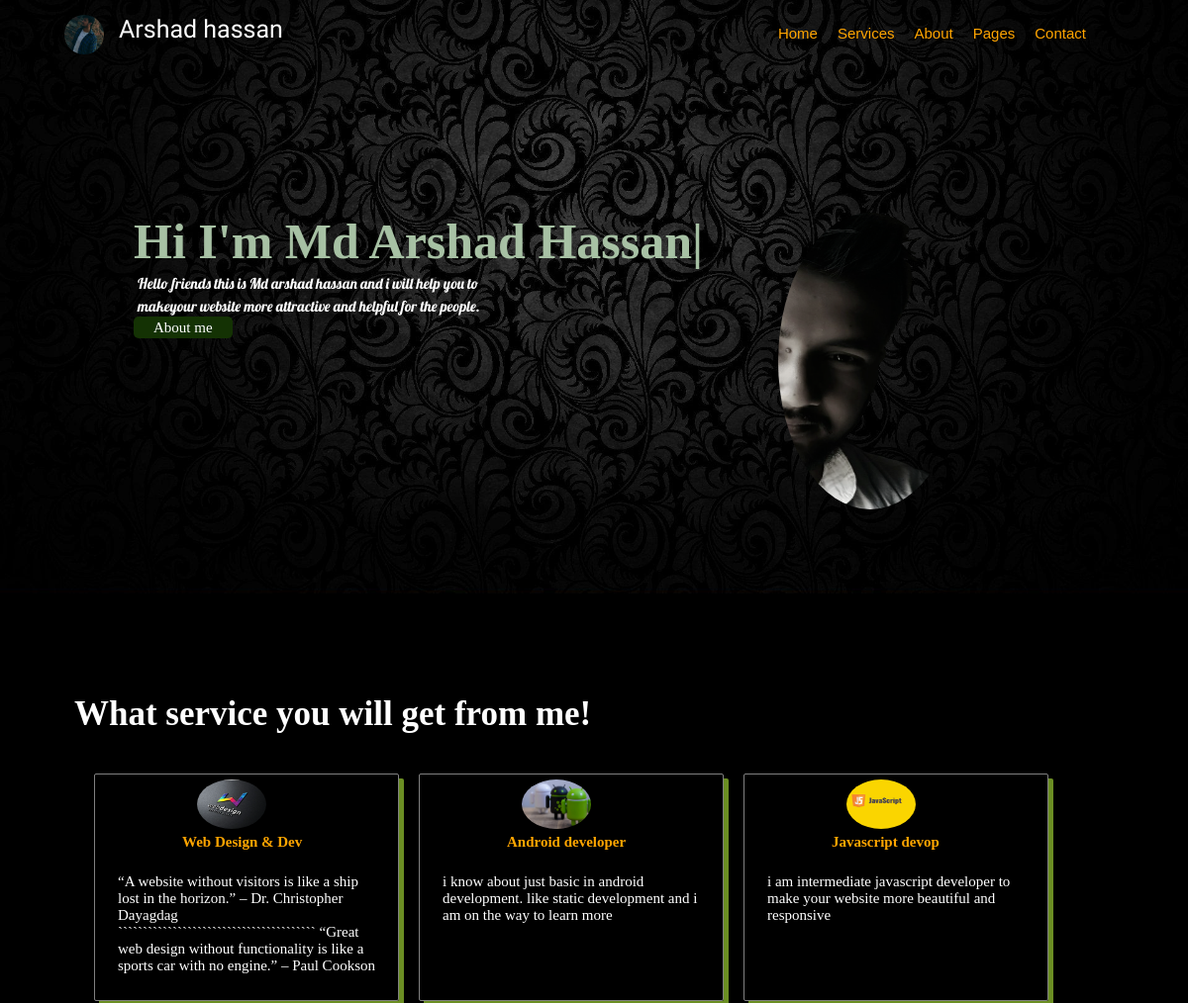
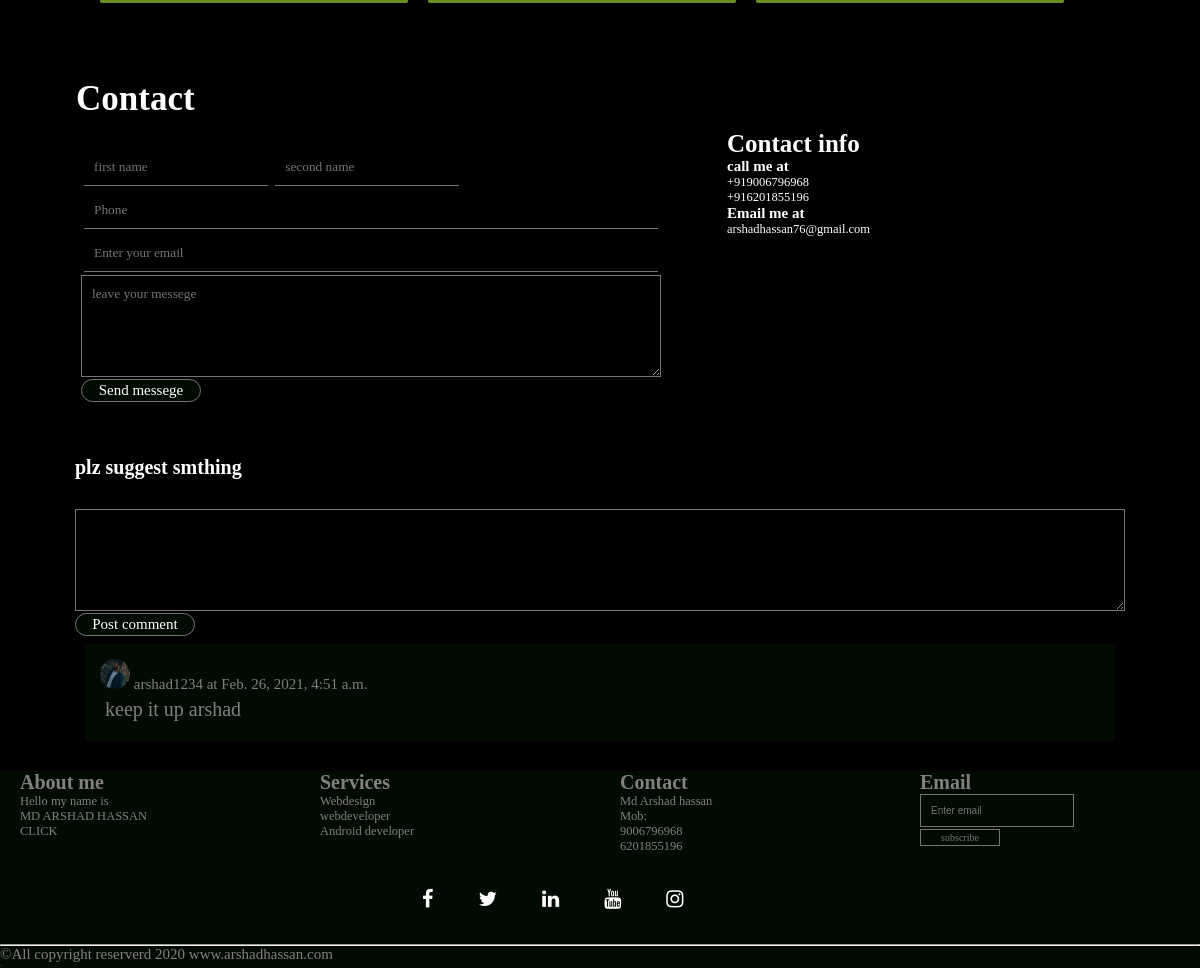
The app's page /ptf/ with its own data (2 pictures, top to bottom).
### ptf/models.py (models this page shows, shortened)
class Service(models.Model):
    service_id=models.AutoField
    service_name=models.CharField(max_length=50)
    aboutservice=models.CharField(max_length=5000)
    image = models.ImageField(upload_to="ptf/images", default="")

class Postcmnt(models.Model):
    msg_id = models.AutoField
    msg = models.CharField(max_length=500, default="")
    user = models.ForeignKey(User,on_delete=models.CASCADE,null=True)
    timestamp = models.DateTimeField(default=now)

### ptf/views.py (the view, shortened to what this page needs)
# urls.py: 2. Add a URL to urlpatterns:  path('', views.home, name='home')
def home(request):
    whole_service = Service.objects.all()
    whole_msg = Postcmnt.objects.all()
    params = {'service': whole_service,'messege': whole_msg}
    return render(request,'ptf/home.html',params)

### ptf/templates/ptf/home.html (shortened to what this page needs)
 {%load static%}
<!DOCTYPE html>
<html lang="en">
<head>
    <link type="text/css" rel="stylesheet" href="{% static 'css/style.css' %}">
    <link type="text/css" rel="stylesheet" media="screen and (max-width:750px)" href="{% static 'css/phone.css' %}">
    <link rel="stylesheet" href="https://cdnjs.cloudflare.com/ajax/libs/font-awesome/4.7.0/css/font-awesome.min.css">
    <link rel="stylesheet" type="text/css"  href="https://cdnjs.cloudflare.com/ajax/libs/animate.css/4.1.1/animate.compat.min.css">
</head>
{%load static%}
<body style="overflow:visible; ">
<div class="frontimg" style="background: url('{% static "ptf/wal.jpg" %}') no-repeat center center/cover;">
<div class="container">
               <header id="bar">
    <nav class="navbar">
        <div class="navbarbrand">
            <img src="{%static 'ptf/k.jpg'%}">
            <div  class=" name animated zoomInUp"><a href="#">Arshad hassan</a></div>
        </div>
       <div id="nbar"><ul>
          <li><a href="" >Home</a></li>
          <li><a href="#services">Services</a></li>
          <li><a href="/ptf/about">About</a></li>
           <li><a href="#">Pages</a><li>
          <li><a href="#cntctcont">Contact</a></li>
       </ul></div>
    </nav>
</header>
               <section class="overlay" >
               <div class="wing" style="display:flex;">
             <div id="wingg"  ><h1 class="hed" ><span id="typed"></span></h1>
              <p  class="par" > Hello friends this is Md arshad hassan and i will help you to</p>
              <p class="par"> makeyour website more attractive and helpful for the people.</p>
             <a class="bt" href="/ptf/about" role="button">About me</a></div>
                <img class=" animated swing"  src="{%static 'ptf/arsh.png'%}">
               </div>
          </section>
               <section class="service-container" >
        <h1 class="serrvicehead ">What service you will get from me!</h1>
    <div id="services">
        {%for i in service%}
          <div class="box">
            <img src='/media/{{i.image}}' alt="">
            <h2 class="cardhead">{{i.service_name}}</h2>
           <p >{{i.aboutservice}}<br></p>
          </div>
        {%endfor%}
    </div>
  </section>
               <section id="cntctcont" >
     <h1>Contact</h1>
     <div class="boxcont">
       <div class="box1">
         <form class="contactform"    action=""  method="POST">{% csrf_token %}
             <div class="formgroup">
               <input type="text" id="firstname" name="firstname" placeholder="first name">
                <input type="text" id="secondname" name="secondname" placeholder="second name">
             </div>
             <input type="text" id="phone" name="phone" placeholder="Phone">
             <input type="text" id="Email" name="email" placeholder="Enter your email">
            <textarea id="tarea" name="tarea" placeholder="leave your messege" cols="30" rows="5"></textarea>
             <button class="btnn"  id="btn"  type="submit">Send messege</button>
         </form>
       </div>
       <div class="box2">
       <h3 style="color:white;font-size:5rem;">Contact info</h3>
            <h3 style="color:white;font-size:3rem;">call me at</h3>
                <p style="color:white;font-size:2.5rem">+919006796968</p>
                <p style="color:white;font-size:2.5rem">+916201855196</p>
           <h3 style="color:white;font-size:3rem;">Email me at</h3>
                <p style="color:white;font-size:2.5rem">arshadhassan76@gmail.com</p>
       </div>
     </div>
 </section>
               <section class="cmnt">
                <div class="cmntbox">
                 <form style="display:flex;flex-direction:column"  action=""  method="POST">{% csrf_token %}
                     <h3 style="color:white;font-size:4rem;margin-bottom:30px;">plz suggest smthing</h3>
                  <textarea id="tarea" name="txtarea"  cols="30" rows="5" ></textarea>
                  <button class="btnn"  id="butn"  type="submit">Post comment</button>
                  </form>
                    {%for i in messege%}
                    <div  id="msgarea">
                         <img src="{%static 'ptf/k.jpg'%}" style="width:30px;height:30px;border-radius:50%">
                        {{i.user.username}} at {{i.timestamp}}
                        <div id="msgg">
                            {{i.msg}}</div>
                    </div >
                    {%endfor%}
                     </div>
                 </section>
</div>
    <footer style="color:grey; ">
    <section style="display:flex;font-family:cursive;"class="foot">
    <div >
            <h1>About me</h1>
            <ul>
             <li>Hello my name is</li>
             <li>MD ARSHAD HASSAN</li>
             <li>CLICK</li>
             </ul>
    </div>
    <div>
            <h1>Services</h1>
            <ul >
             <li>Webdesign</li>
             <li>webdeveloper</li>
             <li>Android developer</li>
        </ul>
    </div>
    <div>
            <h1>Contact</h1>
            <ul >
             <li>Md Arshad hassan</li>
             <li>Mob:</li>
             <li>9006796968</li>
             <li>6201855196</li>
        </ul>
        </div>
    <div>
            <h1>Email</h1>
            <ul>
             <li>
                 <form id="frm" >
                     <input type="text" id="email" placeholder="Enter email">
                     <button type="submit" id="fbtn">subscribe</button>
                       </form>
             </li>
        </ul>
        </div>
        </section>
     <div id="icon">
    <a href="https://www.facebook.com/" class="fa fa-facebook"></a>
<a href="" class="fa fa-twitter"></a>
<a href="https://www.linkedin.com/in/md-arshad-hassan-4528a4162" class="fa fa-linkedin"></a>
<a href="https://www.youtube.com/" class="fa fa-youtube"></a>
<a href="https://www.instagram.com/" class="fa fa-instagram"></a>
  </div>
<hr style="color:grey">
    <p style="font-size:3rem; color:grey">&copy;All copyright reserverd 2020 www.arshadhassan.com</p>>
    </div>
</body>
</html>

### ptf/static/css/style.css (style rules this page uses)
* { margin:0px; padding:0px; }
html { font-size:5px; overflow-x:hidden; }
body { margin:0px; padding:0px; background-color:black; }
header { position: sticky; }
.navbar { display:flex; padding-left:50px; padding-right:50px; padding-top:15px; }
.navbarbrand { display:flex; position:relative; }
.navbarbrand div a { font-size:5rem; text-decoration:none; padding-left:15px; color:white; font-family:'Satisfy', cursive; }
.navbarbrand img { width:40px; height:40px; margin-bottom:5px; border-radius:50%; }
.navbar ul { display:flex; padding-left:490px; margin: auto; }
.navbar ul li a { text-decoration:none; display:block; padding:10px 10px; font-family: 'Yusei Magic', sans-serif;; font-size:3rem; color:orange; }
.frontimg { width:100%; height:600px; }
.container { padding-right: 15px; padding-left: 15px; margin-right: auto; margin-left: auto; }
@media (min-width: 800px) { .container { width: 790px; } }
@media (min-width: 992px) { .container { width: 970px; } }
@media (min-width: 1200px) { .container { width: 1170px; } }
.par { font-size:1rem; }
.overlay p { margin:4px; font-family: 'Lobster',cursive; }
.par { font-size:3rem; }
.overlay { color:white; padding:120px; margin:3% auto; }
#wingg { width:70%; }
.wing img { height:300px; width:20%; border-radius:50%; }
.hed { font-size:10rem; color: hsl(114, 19%, 70%); font-family: 'Lobster'cursive; }
.bt { padding:3px 20px; border-radius:5px 5px; background-color:#143204; text-decoration:none; font-size:3rem; font-family:cursive; text-align:center; color:white; }
.service-container { padding:20px 50px; margin:10px 0px 0px 0px; }
#services { display:flex; margin:20px; padding:0px; }
.serrvicehead { font-size:7rem; padding:10px 10px; margin:1px; color:white; margin:2px auto; }
#services .box { border:1px solid grey; margin:10px; border-radius:2px; padding:3px; width:300px; box-shadow: 5px 5px #6B8E23; }
#services .box img { height:50px; width:70px; border-radius:50%; margin:2px auto; margin-left:100px; }
.cardhead { font-size:3rem; width:160px; color:orange; margin:2px auto; padding-left:30px; }
.box p { font-size:3rem; color:white; margin:3px auto; padding:20px; }
#cntctcont { padding:20px 50px; margin:auto; }
#cntctcont h1 { font-size:7rem; padding:10px 10px; margin:1px; color:white; }
.boxcont { display:flex; }
.contactform { display: flex; flex-direction: column; margin:15px; padding:1px; }
.contactform input[type=text] { padding:10px; margin:3px; color:white; background: rgba(0,0,0,0.8); font-family:cursive; border:0px; border-bottom:1px solid #757575; }
#tarea { padding:10px; background-color:transparent; font-family:cursive; color:white; }
.btnn { border-radius:23px; padding:2px; width:120px; background-color:rgba(1,11,1,11); font-size:3rem; font-family:cursive; border:1px solid #757575; color:white; position:relative; top:2px; }
#cntctcont .box1 { width:60%; }
.box2 { right:20px; width:40%; margin-left:50px; }
footer { background-color:rgba(1,11,1,11) }
footer div { width:33%; height:auto; margin-left:20px; }
footer div h1 { font-size:4rem; }
footer div ul { list-style-type:none; font-size:2.5rem; }
#icon { margin:15px auto; font-size:4rem; }
.fa { padding: 20px; border-radius:50%; text-align: center; text-decoration: none; }
.fa-facebook { color: white; }
.fa-twitter { color: white; }
.fa-linkedin { color: white; }
.fa-youtube { color: white; }
.fa-instagram { color: white; }
#email { font-size:10px; padding:10px 10px 10px 5px; display:block; border:1px solid #757575; }
#frm { position:static; }
#frm input[type=text] { padding:10px; background-color:rgba(1,11,1,11); }
#fbtn { padding:2px; width:80px; background-color:rgba(1,11,1,11); font-size:2rem; font-family:cursive; border:1px solid #757575; color:#757575; position:relative; top:2px; }
.cmntbox { padding:20px 60px; margin:auto; }
#msgarea { background-color:rgba(1,11,1,11); margin:10px; color:grey; padding:15px; font-size:3rem; }
#msgg { padding:5px; font-size:4rem; }

### records on screen
Service: image (picture), service_name "Web Design & Dev", aboutservice "“A website without visitors is like a ship lost in the horizon.” – Dr. Christopher Dayagdag ```````````````````````````````````````` “Great web design without functionality is like a sports car with no engine.” – Paul Cookson"
Service: image (picture), service_name "Android developer", aboutservice "i know about just basic in android development. like static development and i am on the way to learn more"
Service: image (picture), service_name "Javascript devop", aboutservice "i am intermediate javascript developer to make your website more beautiful and responsive"
Postcmnt: user.username "arshad1234", timestamp "Feb. 26, 2021, 4:51 a.m.", msg "keep it up arshad"
